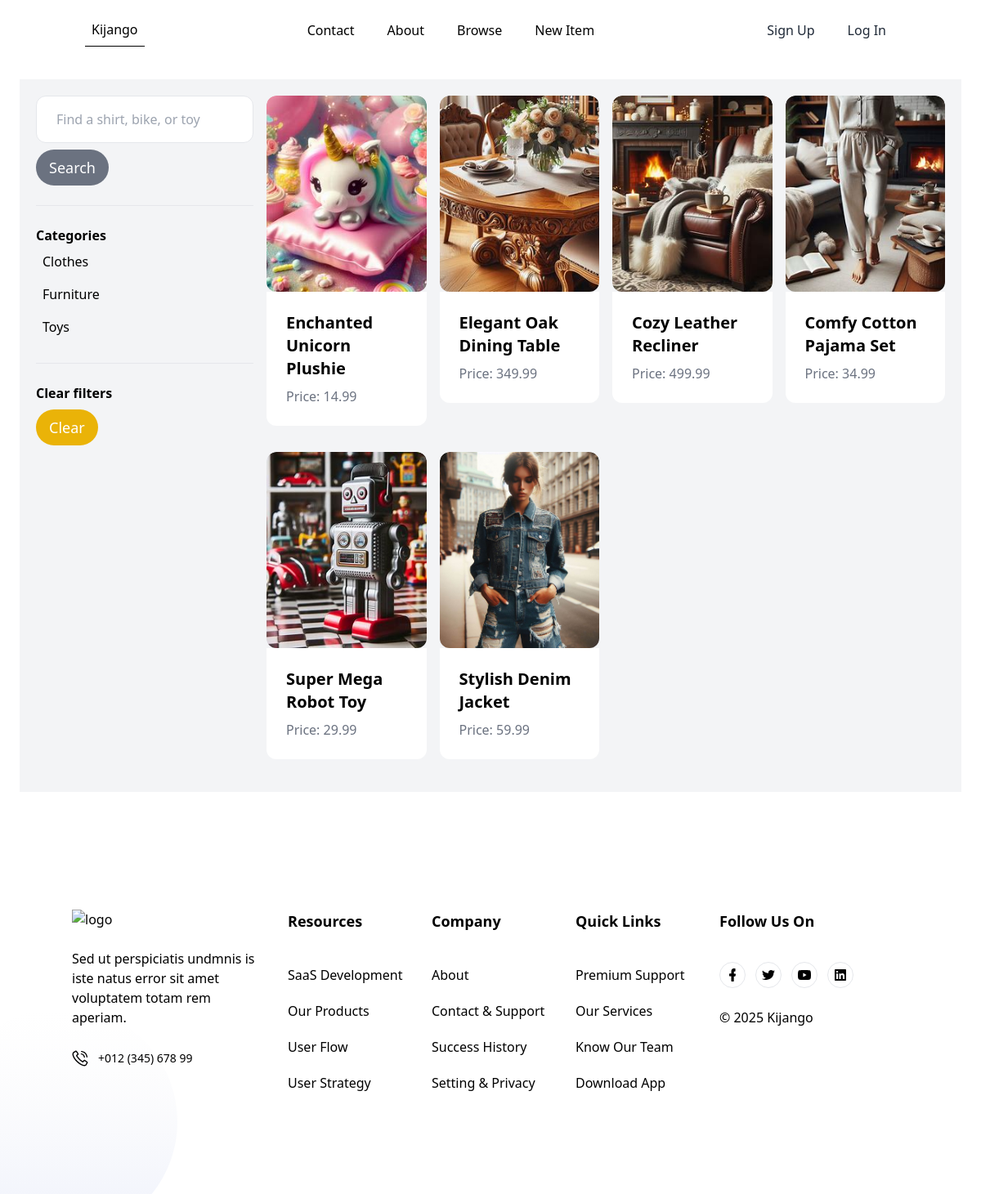
The app's page /items/ with its own data.
### item/models.py (models this page shows, shortened)
class Category(models.Model):
    name = models.CharField(max_length=255)
    class Meta:
        ordering = ("name",)
        verbose_name_plural = "Categories"

class Item(models.Model):
    category = models.ForeignKey(
        Category, related_name="items", on_delete=models.CASCADE
    )
    name = models.CharField(max_length=255)
    description = models.TextField(blank=True, null=True)
    price = models.FloatField()
    image = models.ImageField(upload_to="item_images", blank=True, null=True)
    is_sold = models.BooleanField(default=False)
    created_by = models.ForeignKey(User, related_name="items", on_delete=models.CASCADE)
    created_at = models.DateTimeField(auto_now_add=True)

### item/views.py (the view)
# urls.py: path("items/", include("item.urls")),
def items(request):
    query = request.GET.get("query", '')
    category_id = request.GET.get('category', 0)
    categories = Category.objects.all()
    items = Item.objects.filter(is_sold=False)
    if category_id:
        items = items.filter(category_id=category_id)
    if query:
        items = items.filter(Q(name__icontains=query) | Q(description__icontains=query))
    return render(request, 'item/items.html', {
        'items': items,
        'query': query,
        'categories': categories,
        'category_id': int(category_id)
    })

### item/templates/item/items.html (shortened to what this page needs)
{% extends "core/base.html" %}
{% block content %}
<div class="pb-6 grid grid-cols-1 md:grid-cols-4 gap-4 bg-gray-100 p-5">
    <div class="col-span-1 md:col-span-1">
        <form method="get" action="{% url 'item:items' %}">
            <input name="query" class="w-full py-4 px-6 border rounded-xl" type="text" value="{{query}}"
                placeholder="Find a shirt, bike, or toy">
            <button class="mt-2 py-2 px-4 text-lg bg-gray-500 text-white rounded-full ">Search</button>
        </form>
        <hr class="my-6">
        <p class="font-semibold">Categories</p>
        <ul>
            {% for category in categories %}
            <li class="py-2 px-2 rounded-xl {% if category.id == category_id %} bg-gray-200 {% endif %}">
                <a href="{% url 'item:items' %}?query={{query}}&category={{category.id}}">{{category.name}}</a>
            </li>
            {% endfor %}
        </ul>
        <hr class="my-6">
        <p class="font-semibold">Clear filters</p>
        <ul>
            <li>
                <a href="{% url 'item:items' %}"
                    class="mt-2 py-2 px-4 inline-block bg-yellow-500 text-lg rounded-full text-white">Clear</a>
            </li>
        </ul>
    </div>
    <div class="col-span-1 md:col-span-3">
        <div class="grid grid-cols-1 sm:grid-cols-2 md:grid-cols-3 lg:grid-cols-4 xl:grid-cols-5 gap-4">
            {% for item in items %}
            <div class="mb-4">
                <a href="{% url 'item:detail' item.id %}">
                    <div class="relative rounded-xl overflow-hidden">
                        <img src="{{item.image.url}}" alt="{{item.name}}" class="w-full h-60 object-cover rounded-t-xl">
                    </div>
                    <div class="p-6 bg-white rounded-b-xl">
                        <h2 class="text-xl font-semibold mb-2">{{item.name}}</h2>
                        <p class="text-gray-500">Price: {{item.price}}</p>
                    </div>
                </a>
            </div>
            {% endfor %}
        </div>
    </div>
</div>
{% endblock %}

### records on screen
Category: name "Clothes"
Category: name "Furniture"
Category: name "Toys"
Item: image (picture), name "Enchanted Unicorn Plushie", price "14.99"
Item: image (picture), name "Elegant Oak Dining Table", price "349.99"
Item: image (picture), name "Cozy Leather Recliner", price "499.99"
Item: image (picture), name "Comfy Cotton Pajama Set", price "34.99"
Item: image (picture), name "Super Mega Robot Toy", price "29.99"
Item: image (picture), name "Stylish Denim Jacket", price "59.99"
